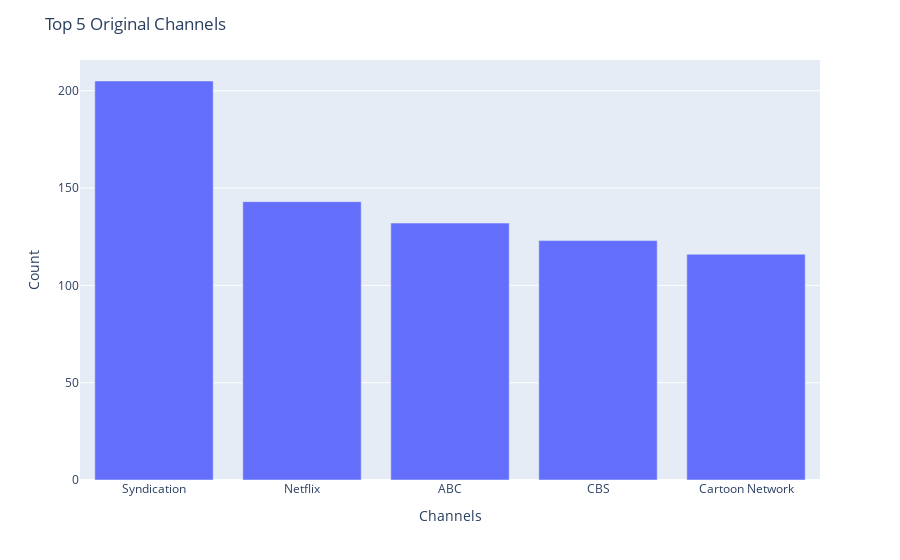

Here is the notebook cell this chart was saved with:
### Code cell
fig = px.bar(x= top_5_original_channels.index, y = top_5_original_channels.values)
fig.update_layout(title = 'Top 5 Original Channels', xaxis_title = 'Channels', yaxis_title = 'Count')
fig.show()

### Figure 1 — Plotly figure (JSON) as saved in the notebook; plotly's stock layout.template omitted (floating-point values rounded to 4 significant figures)
{"data": [{"alignmentgroup": "True", "hovertemplate": "x=%{x}<br>y=%{y}<extra></extra>", "legendgroup": "", "marker": {"color": "#636efa", "pattern": {"shape": ""}}, "name": "", "offsetgroup": "", "orientation": "v", "showlegend": false, "textposition": "auto", "type": "bar", "x": ["Syndication", "Netflix", "ABC", "CBS", "Cartoon Network"], "xaxis": "x", "y": [205, 143, 132, 123, 116], "yaxis": "y"}], "layout": {"barmode": "relative", "legend": {"tracegroupgap": 0}, "margin": {"t": 60}, "title": {"text": "Top 5 Original Channels"}, "xaxis": {"anchor": "y", "domain": [0, 1], "title": {"text": "Channels"}}, "yaxis": {"anchor": "x", "domain": [0, 1], "title": {"text": "Count"}}}}
